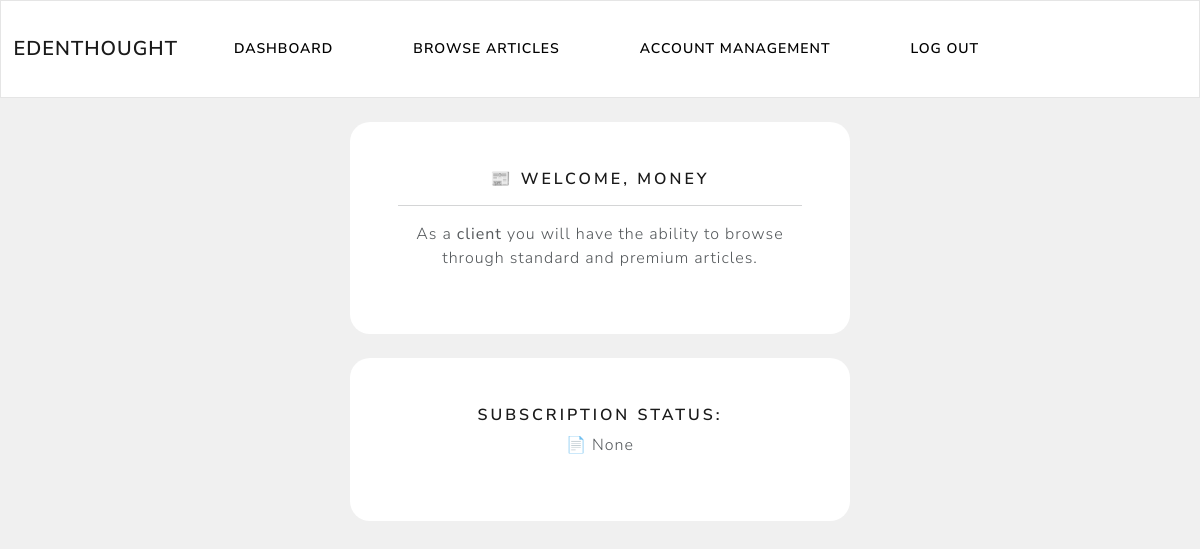
Before: /client/client-dashboard (signed in) with the older database file.
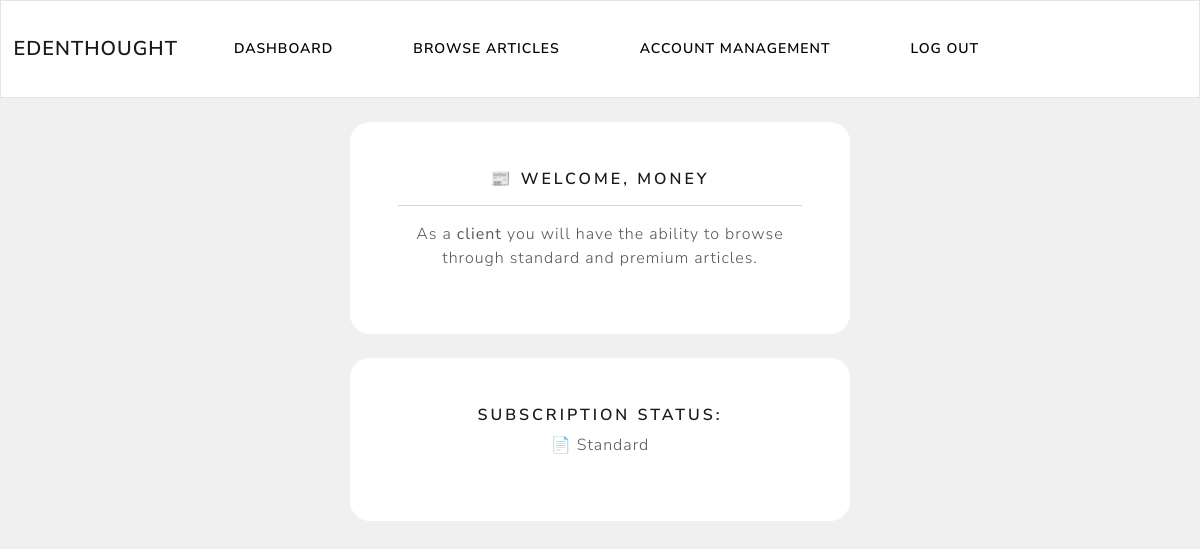
After: the same page with the newer database file.
### client/models.py (models this page shows, shortened)
class Subscription(models.Model):
    subscriber_name = models.CharField(max_length=100)
    subscription_plan = models.CharField(max_length=255)
    subscription_cost = models.CharField(max_length=255)
    paypal_subscription_id = models.CharField(max_length=300)
    is_active = models.BooleanField(default=False)
    user = models.OneToOneField(CustomUser, max_length=10, on_delete=models.CASCADE, unique=True)

### client/views.py (the view)
# urls.py: path('client-dashboard', views.client_dashboard, name="client-dashboard"),
@login_required(login_url="my-login")
def client_dashboard(request):
    try:
        subDetails = Subscription.objects.get(user=request.user)
        subscription_plan = subDetails.subscription_plan
        context = {"SubPlan": subscription_plan}
        return render(request, "client/client-dashboard.html", context)
    except:
        subscription_plan = "None"
        context = {"SubPlan": subscription_plan}
        return render(request, "client/client-dashboard.html", context)

### client/templates/client/client-dashboard.html
{% extends "client/navbar.html" %}
{% block content %}
    <br>
    <div class="container bg-white shadow-md p-5 form-layout text-center">
        <h5>📰 Welcome, {{user.first_name}}</h5>
        <hr>
        <p>
            As a <strong> client </strong> you will have the ability to browse
            through standard and premium articles.
        </p>
    </div>
    <br>
    <div class="container bg-white shadow-md p-5 form-layout text-center">
        <h5> Subscription status: </h5>
        <p> 📄 {{ SubPlan }}</p>
    </div>
    <br>
{% endblock content %}

Changed rows visible on the page:
added Subscription: subscription_plan "Standard"
Other visible differences:
{{ SubPlan }}: "None" → (not shown)
